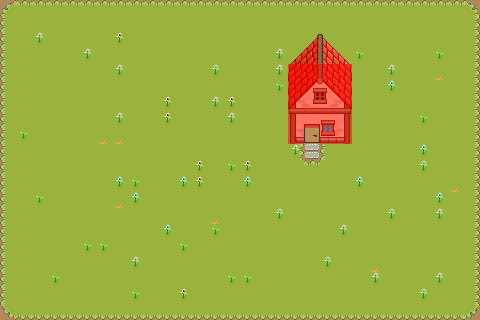

This game map was drawn from its Tiled (.tmx) file and the tilesets committed beside it. A one-line description and the trimmed map source follow:
An orthogonal 30x20 tile map with 16x16 px tiles, 7 tile layers (soil, grass, flower, building, ...), 3 tilesets and 8 objects (4x Enemy, Player, Camera, Door, NPC).

<map version="1.10" tiledversion="1.11.2" orientation="orthogonal" renderorder="right-down" width="30" height="20" tilewidth="16" tileheight="16" infinite="0" nextlayerid="12" nextobjectid="11">
 <tileset firstgid="1" name="surface" tilewidth="16" tileheight="16" tilecount="288" columns="24">
  <image source="../../images/map/village/FDR_Ground_Tiles.png" width="384" height="192" />
 </tileset>
 <tileset firstgid="289" source="building.tsx" />
 <tileset firstgid="1313" source="solid.tsx" />
 <layer id="1" name="soil" width="30" height="20">
  <data>[600 cells, 600 non-empty, 1 distinct tile ids]</data>
 </layer>
 <layer id="2" name="grass" width="30" height="20">
  <data>[600 cells, 598 non-empty, 10 distinct tile ids]</data>
 </layer>
 <layer id="4" name="flower" width="30" height="20">
  <data>[600 cells, 65 non-empty, 6 distinct tile ids]</data>
 </layer>
 <layer id="5" name="building" width="30" height="20">
  <data>[600 cells, 21 non-empty, 21 distinct tile ids]</data>
 </layer>
 <layer id="6" name="building2" width="30" height="20">
  <data>[600 cells, 4 non-empty, 4 distinct tile ids]</data>
 </layer>
 <layer id="11" name="building3" width="30" height="20">
  <data>[600 cells, 6 non-empty, 6 distinct tile ids]</data>
 </layer>
 <layer id="10" name="solid" width="30" height="20" opacity="0.5">
  <properties>
   <property name="solid" type="bool" value="true" />
  </properties>
  <data>[600 cells, 19 non-empty, 1 distinct tile ids]</data>
 </layer>
 <objectgroup id="3" name="Objects">
  <object id="4" name="Player" type="Player" x="249.348" y="164.667">
   <point />
  </object>
  <object id="3" name="camera" type="Camera" x="230.909" y="162.182">
   <properties>
    <property name="camera" type="bool" value="true" />
    <property name="zoom" type="float" value="3" />
   </properties>
   <point />
  </object>
  <object id="5" name="门" type="Door" x="303.938" y="124.063" width="16" height="9.9375">
   <properties>
    <property name="target_scene" value="interior" />
    <property name="target_spawn_x" type="float" value="0" />
    <property name="target_spawn_y" type="float" value="0" />
   </properties>
  </object>
  <object id="6" name="敌人" type="Enemy" x="314.364" y="271.636">
   <point />
  </object>
  <object id="7" name="敌人2" type="Enemy" x="232.727" y="47.4545">
   <point />
  </object>
  <object id="8" name="敌人3" type="Enemy" x="408.545" y="41.4545">
   <point />
  </object>
  <object id="9" name="敌人4" type="Enemy" x="119.818" y="167.818">
   <point />
  </object>
  <object id="10" name="商人" type="NPC" x="248.545" y="121.455">
   <point />
  </object>
 </objectgroup>
</map>
